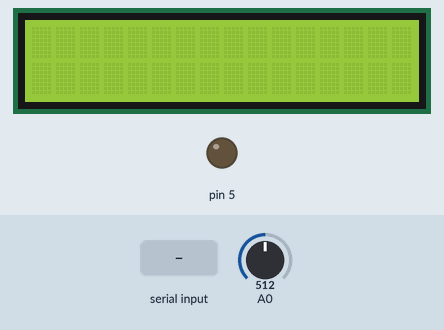
Simulated run of this sketch. Board: Arduino Uno, built with avr-gcc and run on an emulated ATmega328P. On the bench: 16×2 character LCD, output pins drawn as LEDs (lit = HIGH). The inputs (shaded band) are chosen by the test bench; at power-on: A0 = 512. What the sketch prints to the serial monitor is not drawn.

Above: at 1.2 s.
1.3 s: "1" received over Serial
At 3.4 s:
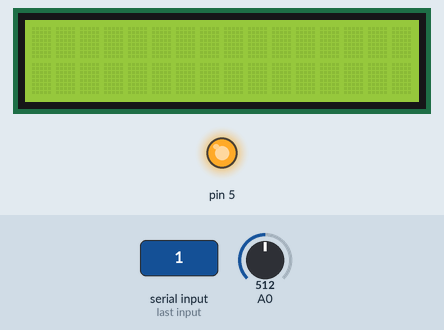
3.8 s: "0" received over Serial
At 5.7 s:
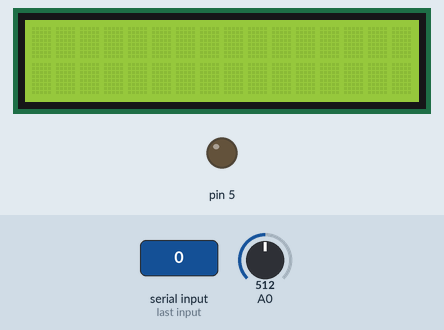
Timing chart, 0 to 7.2 s (numbered marks = the images above; inputs shaded):
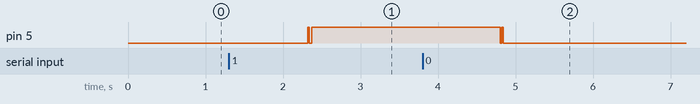

The sketch:

Lifi_Tx.ino
```cpp
#include<stdio.h>
#include<stdlib.h>
#include <LiquidCrystal.h>

const int rs = 8, en = 9, d4 = 6, d5 = 2, d6 = 3, d7 = 4;
LiquidCrystal lcd(rs, en, d4, d5, d6, d7);

int a = 0;
int outdata[8]={0,0,0,0,0,0,0,0};
int  w[]= {128,64,32,16,8,4,2,1};
int sum = 0;


void setup() {

 Serial.begin(9600);
 pinMode(5,OUTPUT);
 pinMode(A0,INPUT);
 lcd.begin(16, 2);

}

void loop() {

  while(!Serial.available()){}

  String input_data = Serial.readString();

  for(int i=0; i<input_data.length(); i++)
  {
    char input_char = input_data.charAt(i);

    for(int j=7; j>=0; j--)
    {
      byte input_bytes = bitRead(input_char,j);
      //Serial.print(input_bytes,BIN);
      //delay(1000);

     if(input_bytes == 1)
      {
        digitalWrite(5,HIGH);
        delay(10);
        if(analogRead(A0)>250)
          outdata[a] = 1;

          else
          outdata[a] = 0;
      }

      else
      {

        digitalWrite(5,LOW);
        delay(10);
        if(analogRead(A0)>250)
        outdata[a] = 1;

        else
        outdata[a] = 0;
      }
      a = a+1;
      }


     for(int k =0 ; k< 8; k++){

      sum = sum + outdata[k]*w[k];
      //Serial.print(outdata[k]);
      //Serial.println(sum);
      }
      //lcd.write(sum);
      Serial.write(sum);
      sum=0;


   }
  // delay(2000);
  // lcd.clear();
    Serial.println("");

}
```

Measured:
- after the input at 1.3 s, pin 5: LOW → HIGH after 1.0 s, → LOW 0.02 s later, → HIGH 0.03 s later
- after the input at 3.8 s, pin 5: HIGH → LOW after 1.0 s, → HIGH 0.02 s later, → LOW 0.02 s later
